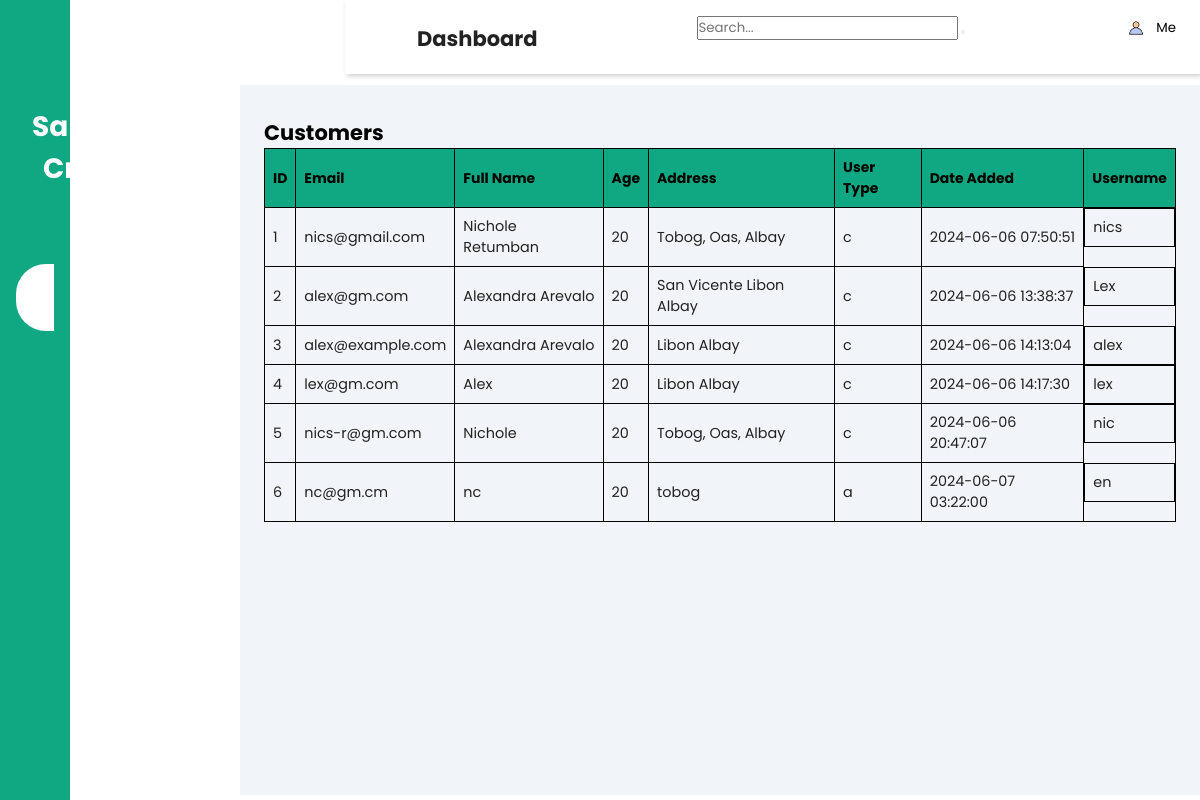
/customer.php, run on the app's committed database.
### tables this page shows
CREATE TABLE `users` (
  `user_id` int(11) NOT NULL,
  `email` varchar(100) NOT NULL,
  `password` varchar(100) NOT NULL,
  `full_name` varchar(200) NOT NULL,
  `age` int(3) NOT NULL,
  `address` varchar(200) NOT NULL,
  `user_type` char(1) NOT NULL,
  `date_added` timestamp NOT NULL DEFAULT current_timestamp() ON UPDATE current_timestamp(),
  `username` varchar(50) NOT NULL
);

### customer.php (the view, shortened to what this page needs)
<?php include('config.php'); ?>
<!DOCTYPE html>
<html lang="en">
    <head>
        <link rel="stylesheet" href="https://maxst.icons8.com/vue-static/landings/line-awesome/line-awesome/1.3.0/css/line-awesome.min.css">
        <link rel="stylesheet" href="admin.css">
        <link rel="stylesheet" href="admin2.css">
        <link rel="stylesheet" href="admin1.css">
        <link rel="stylesheet" href="account.css">
    </head>
    <header>
                <h2>
                    <label for="nav-toggle">
                        <span class="las la-bars"></span>
                    </label>
                    Dashboard
                </h2>
                <form class="search-form" action="search.php" method="get">
                <input type="text" name="query" placeholder="Search...">
                <button type="submit"><i class="fa fa-search"></i></button>
                </form>
           <div class="header-actions">
        <div class="account-container">
          <button class="account-icon">
            <img src="image/account.png" alt="Account Icon">
            <p>Me</p>
            </div>
        </div>
            </header>
    <body>
        <div class="sidebar">
            <div class="sidebar-brand">
                <h1><span class=""></span> <span>Sann's Craft</span>
                </h1>
            </div>
            <div class="sidebar-menu">
                <ul>
                    <li>
                        <a href="dashboard.php"><span class="las la-igloo"></span>
                            <span>Dashboard</span></a>
                    </li>
                    <li>
                        <a href="customer.php" class="active"><span class="las la-users"></span>
                            <span>Customers</span></a>
                    </li>
                    <li>
                        <a href="orders.php"><span class="las la-book"></span>
                            <span>Orders</span></a>
                    </li>
                    <li>
                        <a href="product.php"><span class="las la-shopping-bag"></span>
                            <span>Product</span></a>
                    </li>
                    <li>
                        <a href="accounts.php"><span class="las la-user-circle"></span>
                            <span>Accounts</span></a>
                    </li>
                </ul>
            </div>
        </div>
<main>
    <h2>Customers</h2>
    <table>
        <tr>
            <th>ID</th>
            <th>Email</th>
            <th>Full Name</th>
            <th>Age</th>
            <th>Address</th>
            <th>User Type</th>
            <th>Date Added</th>
            <th>Username</th>
        </tr>
        <?php
        $sql = "SELECT * FROM users";
        $result = $conn->query($sql);
        if ($result->num_rows > 0) {
            while($row = $result->fetch_assoc()) {
                echo "<tr>
                        <td>" . $row["user_id"]. "</td>
                        <td>" . $row["email"]. "</td>
                        <td>" . $row["full_name"]. "</td>
                        <td>" . $row["age"]. "</td>
                        <td>" . $row["address"]. "</td>
                        <td>" . $row["user_type"]. "</td>
                        <td>" . $row["date_added"]. "</td>
                        <td>" . $row["username"]. "</td>
                      </tr>";
            }
        } else {
            echo "<tr><td colspan='8'>No customers found</td></tr>";
        }
        ?>
    </table>
</main>

### admin.css (style rules this page uses)
body { font-size: .875rem; }
.sidebar { position: fixed; top: 0; bottom: 0; left: 0; z-index: 100; padding: 48px 0 0; }

### admin2.css (style rules this page uses)
.sidebar-menu a.active { background: #ffff; padding-top: 1rem; padding-bottom: 1rem; color: #10a882; border-radius: 30px 0px 0px 30px; }
main { margin-left: 20%; padding: 10px; }
table { width: 100%; border-collapse: collapse; }
table, th, td { border: 1px solid black; }
th, td { padding: 8px; text-align: left; }

### admin1.css (style rules this page uses)
:root { --main-color: #10a882; --color-dark: #000000; --text-grey: #3a3b3d; }
* { padding: 0; margin: 0; box-sizing: border-box; list-style-type: none; text-decoration: none; font-family: 'Poppins', sans-serif; cursor: pointer; }
.sidebar { width: 345px; position: fixed; left: 0; top: 0; height: 100%; background: var(--main-color); z-index: 100; transition: width 300ms; }
.sidebar-brand { height: 90px; padding: 1rem 0rem 1rem 2rem; color: #fff; }
.sidebar-brand span { display: inline-block; padding-right: 1rem; }
.sidebar-menu { margin-top: 1rem; }
.sidebar-menu li { width: 100%; margin-bottom: 1.7rem; padding-left: 1rem; }
.sidebar-menu a { padding-left: 1rem; display: block; color: #fff; font-size: 1.1rem; }
.sidebar-menu a.active { background: #fff; padding-top: 1rem; padding-bottom: 1rem; color: var(--main-color); border-radius: 30px 0px 0px 30px; }
.sidebar-menu a span:first-child { font-size: 1.5rem; padding-right: 1rem; }
header { display: flex; justify-content: space-between; padding: 1rem 1.5rem; box-shadow: 2px 2px 5px rgba(0,0,0,0.2); position: fixed; left: 345px; width: calc(100% - 345px); top: 0; z-index: 100; }
header h2 { color: #222; }
header label span { font-size: 1.7rem; padding-right: 1rem ; }
header label span { font-size: 1.7rem; padding-left: 2rem; }
main { margin-top: 85px; padding: 2rem 1.5rem; background: #f1f5f9; min-height: calc(100vh - 90px); }
table { border-collapse: collapse; }
td { padding: .5rem 1rem; font-size: .9rem; color: #222; }
tr td:last-child { display: flex; align-items: center; }
@media only screen and (max-width: 1200px) { .sidebar { width: 70px; } }
@media only screen and (max-width: 1200px) { .sidebar.sidebar-brand, .sidebar li { padding: 1rem; text-align: center; } }
@media only screen and (max-width: 1200px) { .sidebar li a { padding-left: 0rem; } }

### account.css (style rules this page uses)
.account-container { position: relative; display: inline-block; }
.account-icon { display: flex; align-items: center; background: none; border: none; cursor: pointer; outline: none; }
.account-icon img { width: 24px; height: 24px; margin-right: 8px; }

### customer.php (style rules this page uses)
h1 { text-align: center; }
table { width: 100%; border-collapse: collapse; margin-bottom: 20px; }
table, th, td { border: 1px solid black; }
th, td { padding: 8px; text-align: left; }
th { background-color: #10a882; }

### data on the page
users: user_id "1", email "nics@gmail.com", full_name "Nichole Retumban", age "20", address "Tobog, Oas, Albay", user_type "c", date_added "2024-06-06 07:50:51", username "nics"
users: user_id "2", email "alex@gm.com", full_name "Alexandra Arevalo", age "20", address "San Vicente Libon Albay", user_type "c", date_added "2024-06-06 13:38:37", username "Lex"
users: user_id "3", email "alex@example.com", full_name "Alexandra Arevalo", age "20", address "Libon Albay", user_type "c", date_added "2024-06-06 14:13:04", username "alex"
users: user_id "4", email "lex@gm.com", full_name "Alex", age "20", address "Libon Albay", user_type "c", date_added "2024-06-06 14:17:30", username "lex"
users: user_id "5", email "nics-r@gm.com", full_name "Nichole", age "20", address "Tobog, Oas, Albay", user_type "c", date_added "2024-06-06 20:47:07", username "nic"
users: user_id "6", email "nc@gm.cm", full_name "nc", age "20", address "tobog", user_type "a", date_added "2024-06-07 03:22:00", username "en"
